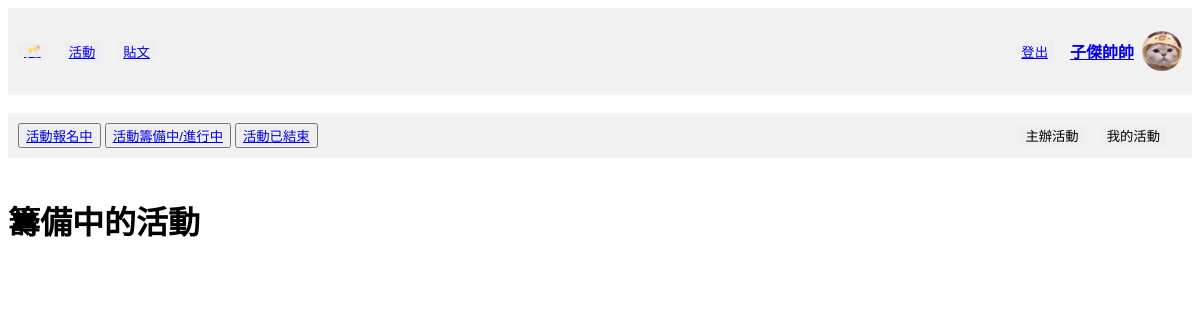
Page /activity/activities/preparing (signed in) on the earlier database version.
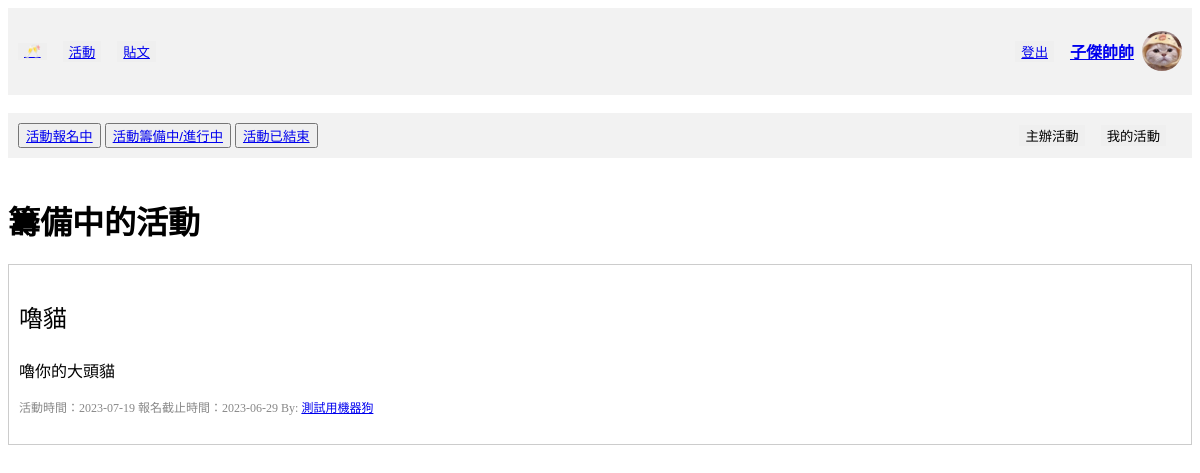
Same page on the later database version.
### tables this page shows
CREATE TABLE "Activity" (
	"activityID"	VARCHAR(36),
	"title"	VARCHAR(10),
	"time"	TEXT,
	"area"	TEXT,
	"location"	TEXT,
	"category"	TEXT,
	"peopleLimited"	INTEGER,
	"fee"	INTEGER,
	"expireDate"	TEXT,
	"organizerUserID"	INTEGER,
	"Intro"	VARCHAR(50),
	"createTime"	TEXT,
	FOREIGN KEY("organizerUserID") REFERENCES "User"("userID"),
	PRIMARY KEY("activityID")
);

CREATE TABLE "User" (
	"userID"	INTEGER,
	"password"	VARCHAR(10),
	"nickname"	VARCHAR(10) NOT NULL,
	"gender"	VARCHAR(1) NOT NULL,
	"birth"	TEXT,
	"cellphone"	VARCHAR(10),
	"email"	TEXT UNIQUE,
	"image" TEXT,
	PRIMARY KEY("userID" AUTOINCREMENT)
);

### crud/crudActivity.py (the view, shortened to what this page needs)
@activity_bp.route("/activities/<string:show_methed>", methods=["GET", "POST"])
def show_activities_method(show_methed):
    userID = session["userID"]
    postDate = datetime.now().strftime("%Y-%m-%d")
    if show_methed == "signingUp" or show_methed == "None":
        show_methed = "signingUp"
        con = sql.connect("funCrew_db.db")
        con.row_factory = sql.Row
        cur = con.cursor()
        cur.execute(
            "SELECT * FROM Activity, User WHERE expireDate >= ? AND organizerUserID = userID ORDER BY createTime DESC",
            (postDate,),
        )
        activities = cur.fetchall()
        con.commit()
        con.close()
    elif show_methed == "preparing":
        con = sql.connect("funCrew_db.db")
        con.row_factory = sql.Row
        cur = con.cursor()
        cur.execute(
            "SELECT * FROM Activity, User WHERE expireDate < ? AND time >= ? AND organizerUserID = userID ORDER BY createTime DESC",
            (
                postDate,
                postDate,
            ),
        )
        activities = cur.fetchall()
        con.commit()
        con.close()
    return render_template(
        "activities.html",
        nickname=get_nickname(userID),
        avatar=get_avatar_path(userID),
        userID=userID,
        activities=activities,
        show_methed=show_methed,
    )

### crud/crudUser.py (called while the page is built)
def get_avatar_path(userID):
    try:
        con = sql.connect("funCrew_db.db")
        cur = con.cursor()
        cur.execute("SELECT image FROM User WHERE userID=?", (userID,))
        filename = cur.fetchone()[0]
        con.close()
        return "static/images/avatars/" + filename
    except Exception as e:
        print(f"Error occurred while retrieving filename: {str(e)}")
        return ""

def get_nickname(userID):
    con = sql.connect("funCrew_db.db")
    cur = con.cursor()
    cur.execute("SELECT nickname FROM User WHERE userID=?", (userID,))
    nickname = cur.fetchone()[0]
    con.close()
    return nickname

### templates/activities.html (shortened to what this page needs)
<!DOCTYPE html>
<html>
<head>
</head>
<body>
    <div class="header">
        <div class="header-left">
            <button class="button"><a href="/home"> 🥂 </a></button>
            <button class="button"><a href="/activity/activities/signingUp">活動</a></button>
            <button class="button"><a href="/post/posts/newest">貼文</a></button>
        </div>
        <div class="header-right">
            <button class="button"><a href="/user/logout">登出</a></button>
            <div class="user-info">
                <h4><a href="/user/personalInfo">{{ nickname }}</a></h4>
                <img src="../../{{ avatar }}" alt="大頭貼">
            </div>
        </div>
    </div>
    <br>
    <div class="header">
        <div class="header-left">
            <form method="POST">
                <button class="submit" name="signingUp"><a href="/activity/activities/signingUp">活動報名中</a></button>
                <button class="submit" name="preparing"><a href="/activity/activities/preparing">活動籌備中/進行中</a></button>
                <button class="submit" name="end"><a href="/activity/activities/end">活動已結束</a></button>
            </form>
        </div>
        <div class="header-right">
            <button class="button"><a href="/activity/hostActivity/home"
                    style="text-decoration:none; color:black">主辦活動</a></button>
            <button class="button"><a href="/activity/activities/my_activities"
                    style="text-decoration:none; color:black">我的活動</a></button>
        </div>
    </div>
    <br>
    {% if show_methed == "signingUp" %}
    <h1>報名中的活動</h1>
    {% elif show_methed == "preparing" %}
    <h1>籌備中的活動</h1>
    {% elif show_methed == "end" %}
    <h1>已結束的活動</h1>
    {% elif show_methed == "my_activities" %}
    <h1>我的活動</h1>
    {% endif %}
    {% for activity in activities %}
    <div class="post">
        <div class="content">
            <a href="/activity/activities/activity_detail/{{activity['activityID']}}?show_methed={{show_methed}}"
                style="text-decoration:none; color:black">
                <p style="font-size:24px;">{{ activity['title'] }}</p>
                <p>{{ activity['Intro'] }}</p>
            </a>
        </div>
        <div class="info">
            <span>活動時間：{{ activity['time'] }}</span>
            <span>報名截止時間：{{ activity['expireDate'] }}</span>
            {% if show_methed == "my_activities" %}
            <span>By: <a href="/user/info/{{activity['organizerUserID']}}">{{ nickname }}</a></span>
            {% else %}
            <span>By: <a href="/user/info/{{activity['organizerUserID']}}">{{ activity['nickname'] }}</a></span>
            {% endif %}
        </div>
        <br>
    </div>
    {% endfor %}
</body>
</html>

Differences in the rows shown:
added Activity: title "嚕貓", Intro "嚕你的大頭貓", time "2023-07-19", expireDate "2023-06-29", nickname "測試用機器狗"
